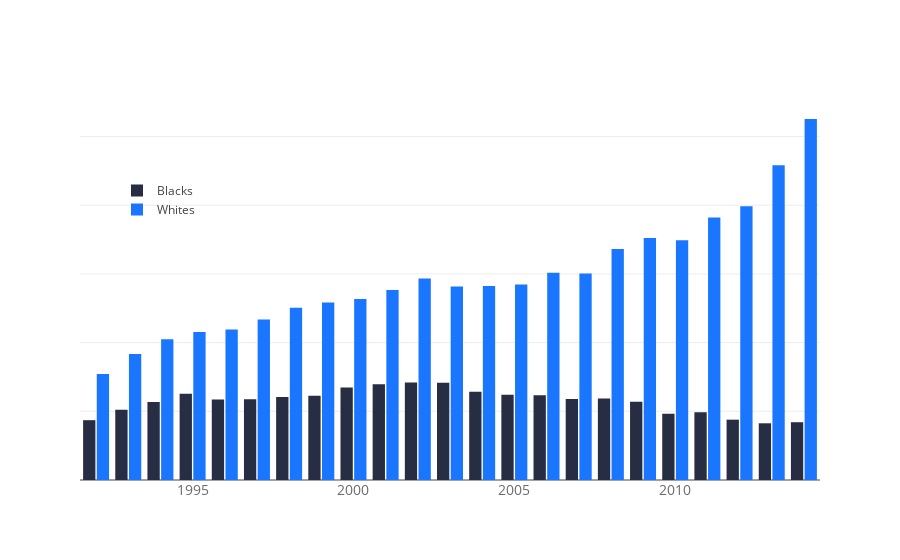

Notebook code cell kept with this figure:
### Code cell
import plotly.plotly as py
import plotly.graph_objs as go

trace1 = go.Bar(
    x=heroin_race['year'],
    y=heroin_race['countb'],
    name='Blacks',
    marker=dict(
        color='rgb(39, 45, 67)'
    )
)
trace2 = go.Bar(
    x=heroin_race['year'],
    y=heroin_race['countw'],
    name='Whites',
    marker=dict(
        color='rgb(26, 118, 255)'
    )
)
data = [trace1, trace2]
layout = go.Layout(
    xaxis=dict(
        tickfont=dict(
            size=14,
            color='rgb(107, 107, 107)'
        )
    ),
    yaxis=dict(
        ticks='',
        showticklabels=False    
    ),
    legend=dict(x=.05, y=.8,
        bgcolor='rgba(255, 255, 255, 0)',
        bordercolor='rgba(255, 255, 255, 0)'
    ),
    barmode='group',
    bargap=0.15,
    bargroupgap=0.1
)

fig = go.Figure(data=data, layout=layout)
pyo.iplot(fig)

### Figure 1 — Plotly figure (JSON) as saved in the notebook; plotly's stock layout.template omitted (floating-point values rounded to 4 significant figures)
{"data": [{"marker": {"color": "rgb(39, 45, 67)"}, "name": "Blacks", "type": "bar", "uid": "6d78f966-fcbc-11e8-b4d9-14abc5740b4d", "x": [1992, 1993, 1994, 1995, 1996, 1997, 1998, 1999, 2000, 2001, 2002, 2003, 2004, 2005, 2006, 2007, 2008, 2009, 2010, 2011, 2012, 2013, 2014], "y": [43541, 51060, 56745, 62737, 58629, 58791, 60433, 61242, 67318, 69681, 71013, 70742, 64223, 62128, 61748, 59045, 59403, 56971, 48308, 49399, 43915, 41277, 42058]}, {"marker": {"color": "rgb(26, 118, 255)"}, "name": "Whites", "type": "bar", "uid": "6d78f967-fcbc-11e8-86fd-14abc5740b4d", "x": [1992, 1993, 1994, 1995, 1996, 1997, 1998, 1999, 2000, 2001, 2002, 2003, 2004, 2005, 2006, 2007, 2008, 2009, 2010, 2011, 2012, 2013, 2014], "y": [77159, 91691, 102472, 107725, 109595, 116859, 125297, 129206, 131826, 138265, 146666, 140784, 141226, 142241, 150822, 150301, 168222, 176186, 174565, 191045, 199265, 229178, 262765]}], "layout": {"bargap": 0.15, "bargroupgap": 0.1, "barmode": "group", "legend": {"bgcolor": "rgba(255, 255, 255, 0)", "bordercolor": "rgba(255, 255, 255, 0)", "x": 0.05, "y": 0.8}, "xaxis": {"tickfont": {"color": "rgb(107, 107, 107)", "size": 14}}, "yaxis": {"showticklabels": false, "ticks": ""}}}
